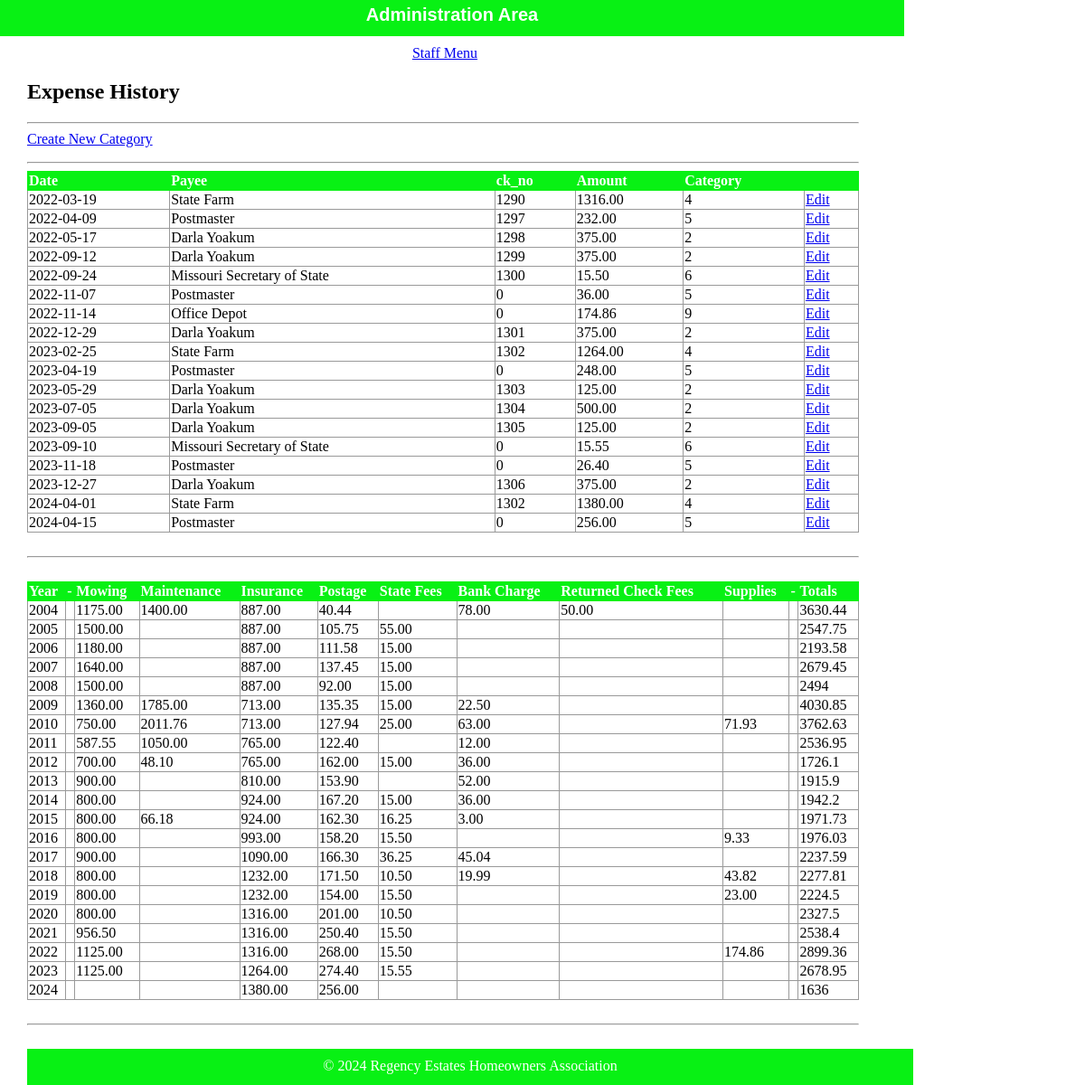
Page /html/public/staff/expenses/index.php on the committed database.
### tables this page shows
CREATE TABLE `expense` (
  `id` int(11) NOT NULL,
  `fk_cat_id` int(11) DEFAULT NULL,
  `dt` date DEFAULT NULL,
  `ck_no` int(11) DEFAULT NULL,
  `payee` varchar(50) DEFAULT NULL,
  `amount` decimal(10,2) DEFAULT NULL,
  `note` varchar(50) DEFAULT NULL
);

### html/private/functions.php (called while the page is built, shortened)
<?php
function url_for($script_path)
{
    if ($script_path[0] != '/')
    {
        $script_path = "/" . $script_path;
    }
    return WWW_ROOT . $script_path;
}
function htmlsc($string = "")
{
    return htmlspecialchars($string);
}
?>

### html/private/expense_functions.php (called while the page is built, shortened)
<?php
  function find_all_expenses($year) {
    global $db;
    $sql = "SELECT * FROM expense WHERE dt > " . "'" . $year . "-01-01' ";
    $result = mysqli_query($db, $sql);
    return $result;
  }
  function find_expense_sum($year, $category) {
      global $db;
      $sql = "SELECT SUM(amount) as sum FROM expense WHERE dt >= ";
      $sql .= "'" . $year . "-01-01' ";
      $sql .= "AND dt <= ";
      $sql .= "'" . $year . "-12-31' ";
      $sql .= "AND fk_cat_id = " . $category . ";";
      $result = mysqli_query($db, $sql);
      return $result;
  }
?>

### html/public/staff/expenses/index.php (the view, shortened to what this page needs)
<?php $expense_set = find_all_expenses('2022'); ?>
<?php include(SHARED_PATH . '/header.php'); ?>
    <div id="content">
        <div id="regency-menu">
            <h2>Expense History</h2>
            <hr />
            <div class="actions">
                <a class="action" href="<?php echo url_for('/staff/categories/index.php'); ?>">Create New Category</a>
            </div>
            <hr />
            <table class="list">
                <tr>
                    <th>Date</th>
                    <th>Payee</th>
                    <th>ck_no</th>
                    <th>Amount</th>
                    <th>Category</th>
                    <th>&nbsp</th>
                </tr>
                <?php while($expense_row = mysqli_fetch_assoc($expense_set)) { ?>
                    <tr>
                        <td><?php echo htmlsc($expense_row['dt']); ?></td>
                        <td><?php echo htmlsc($expense_row['payee']); ?></td>
                        <td><?php echo htmlsc($expense_row['ck_no']); ?></td>
                        <td><?php echo htmlsc($expense_row['amount']); ?></td>
                        <td><?php echo htmlsc($expense_row['fk_cat_id']); ?></td>
                        <td><a class="action" href="<?php echo url_for('/staff/subjects/show.php?id=' . htmlsc(urlencode($expense_row['id']))); ?>">Edit</a></td>
                    </tr>
                <?php } ?>
            </table>
            <br /><hr /><br />
            <table class="list">
                <tr>
                    <th>Year</th>
                    <th>-</th>
                    <th>Mowing</th>
                    <th>Maintenance</th>
                    <th>Insurance</th>
                    <th>Postage</th>
                    <th>State Fees</th>
                    <th>Bank Charge</th>
                    <th>Returned Check Fees</th>
                    <th>Supplies</th>
                    <th>-</th>
                    <th>Totals</th>
                </tr>
                <?php
                $start_year = 2004;
                $latest_year = 2024;
                ?>
                <?php for ($year_index = $start_year; $year_index <= $latest_year; $year_index++) { ?>
                    <tr>
                        <?php $yearly_total = 0.00; ?>
                        <td>
                            <?php echo htmlsc($year_index); ?>
                        </td>
                        <td></td>
                        <?php
                        $sum_result = find_expense_sum($year_index, '2');
                        $cell_value = mysqli_fetch_assoc($sum_result);
                        $yearly_total = $yearly_total + $cell_value['sum'];
                        ?>
                        <td><?php echo htmlsc($cell_value['sum']); ?></td>
                        <?php
                        $sum_result = find_expense_sum($year_index, '3');
                        $cell_value = mysqli_fetch_assoc($sum_result);
                        $yearly_total = $yearly_total + $cell_value['sum'];
                        ?>
                        <td><?php echo htmlsc($cell_value['sum']); ?></td>
                        <?php
                        $sum_result = find_expense_sum($year_index, '4');
                        $cell_value = mysqli_fetch_assoc($sum_result);
                        $yearly_total = $yearly_total + $cell_value['sum'];
                        ?>
                        <td><?php echo htmlsc($cell_value['sum']); ?></td>
                        <?php
                        $sum_result = find_expense_sum($year_index, '5');
                        $cell_value = mysqli_fetch_assoc($sum_result);
                        $yearly_total = $yearly_total + $cell_value['sum'];
                        ?>
                        <td><?php echo htmlsc($cell_value['sum']); ?></td>
                        <?php
                        $sum_result = find_expense_sum($year_index, '6');
                        $cell_value = mysqli_fetch_assoc($sum_result);
                        $yearly_total = $yearly_total + $cell_value['sum'];
                        ?>
                        <td><?php echo htmlsc($cell_value['sum']); ?></td>
                        <?php
                        $sum_result = find_expense_sum($year_index, '7');
                        $cell_value = mysqli_fetch_assoc($sum_result);
                        $yearly_total = $yearly_total + $cell_value['sum'];
                        ?>
                        <td><?php echo htmlsc($cell_value['sum']); ?></td>
                        <?php
                        $sum_result = find_expense_sum($year_index, '8');
                        $cell_value = mysqli_fetch_assoc($sum_result);
                        $yearly_total = $yearly_total + $cell_value['sum'];
                        ?>
                        <td><?php echo htmlsc($cell_value['sum']); ?></td>
                        <?php
                        $sum_result = find_expense_sum($year_index, '9');
                        $cell_value = mysqli_fetch_assoc($sum_result);
                        $yearly_total = $yearly_total + $cell_value['sum'];
                        ?>
                        <td><?php echo htmlsc($cell_value['sum']); ?></td>
                        <td></td>
                        <td><?php echo $yearly_total; ?></td>
                    <?php } ?>
            </table>
            <br /><hr /><br />
    </div>
<?php include(SHARED_PATH . '/footer.php'); ?>

### html/public/stylesheets/staff.css (style rules this page uses)
html { height: 100%; width: 100%; }
body { height: 1000px; width: 100%; margin: 0; padding: 0; }
#content { width: 920px; min-height: 500px; padding: 0 30px; }
.actions { margin-bottom: 1em; }
table { border-collapse: collapse; vertical-align: top; }
table.list { width: 100%; }
table.list tr td { border: 1px solid #999999; }
table.list tr th { border: 1px solid #08F114; background: #08F114; color: white; text-align: left; }

### rows in the picture
expense: dt "2022-03-19", payee "State Farm", ck_no "1290", amount "1316.00", fk_cat "4"
expense: dt "2022-04-09", payee "Postmaster", ck_no "1297", amount "232.00", fk_cat "5"
expense: dt "2022-05-17", payee "Darla Yoakum", ck_no "1298", amount "375.00", fk_cat "2"
expense: dt "2022-09-12", payee "Darla Yoakum", ck_no "1299", amount "375.00", fk_cat "2"
expense: dt "2022-09-24", payee "Missouri Secretary of State", ck_no "1300", amount "15.50", fk_cat "6"
expense: dt "2022-11-07", payee "Postmaster", ck_no "0", amount "36.00", fk_cat "5"
expense: dt "2022-11-14", payee "Office Depot", ck_no "0", amount "174.86", fk_cat "9"
expense: dt "2022-12-29", payee "Darla Yoakum", ck_no "1301", amount "375.00", fk_cat "2"
expense: dt "2023-02-25", payee "State Farm", ck_no "1302", amount "1264.00", fk_cat "4"
expense: dt "2023-04-19", payee "Postmaster", ck_no "0", amount "248.00", fk_cat "5"
expense: dt "2023-05-29", payee "Darla Yoakum", ck_no "1303", amount "125.00", fk_cat "2"
expense: dt "2023-07-05", payee "Darla Yoakum", ck_no "1304", amount "500.00", fk_cat "2"
expense: dt "2023-09-05", payee "Darla Yoakum", ck_no "1305", amount "125.00", fk_cat "2"
expense: dt "2023-09-10", payee "Missouri Secretary of State", ck_no "0", amount "15.55", fk_cat "6"
expense: dt "2023-11-18", payee "Postmaster", ck_no "0", amount "26.40", fk_cat "5"
expense: dt "2023-12-27", payee "Darla Yoakum", ck_no "1306", amount "375.00", fk_cat "2"
expense: dt "2024-04-01", payee "State Farm", ck_no "1302", amount "1380.00", fk_cat "4"
expense: dt "2024-04-15", payee "Postmaster", ck_no "0", amount "256.00", fk_cat "5"

### other values in the picture
htmlsc($year_index) "2004"
htmlsc($cell_value['sum']) "1175.00"
htmlsc($cell_value['sum']) "1400.00"
htmlsc($cell_value['sum']) "887.00"
htmlsc($cell_value['sum']) "40.44"
htmlsc($cell_value['sum']) "78.00"
htmlsc($cell_value['sum']) "50.00"
$yearly_total "3630.44"
htmlsc($year_index) "2005"
htmlsc($cell_value['sum']) "1500.00"
htmlsc($cell_value['sum']) "105.75"
htmlsc($cell_value['sum']) "55.00"
$yearly_total "2547.75"
htmlsc($year_index) "2006"
htmlsc($cell_value['sum']) "1180.00"
